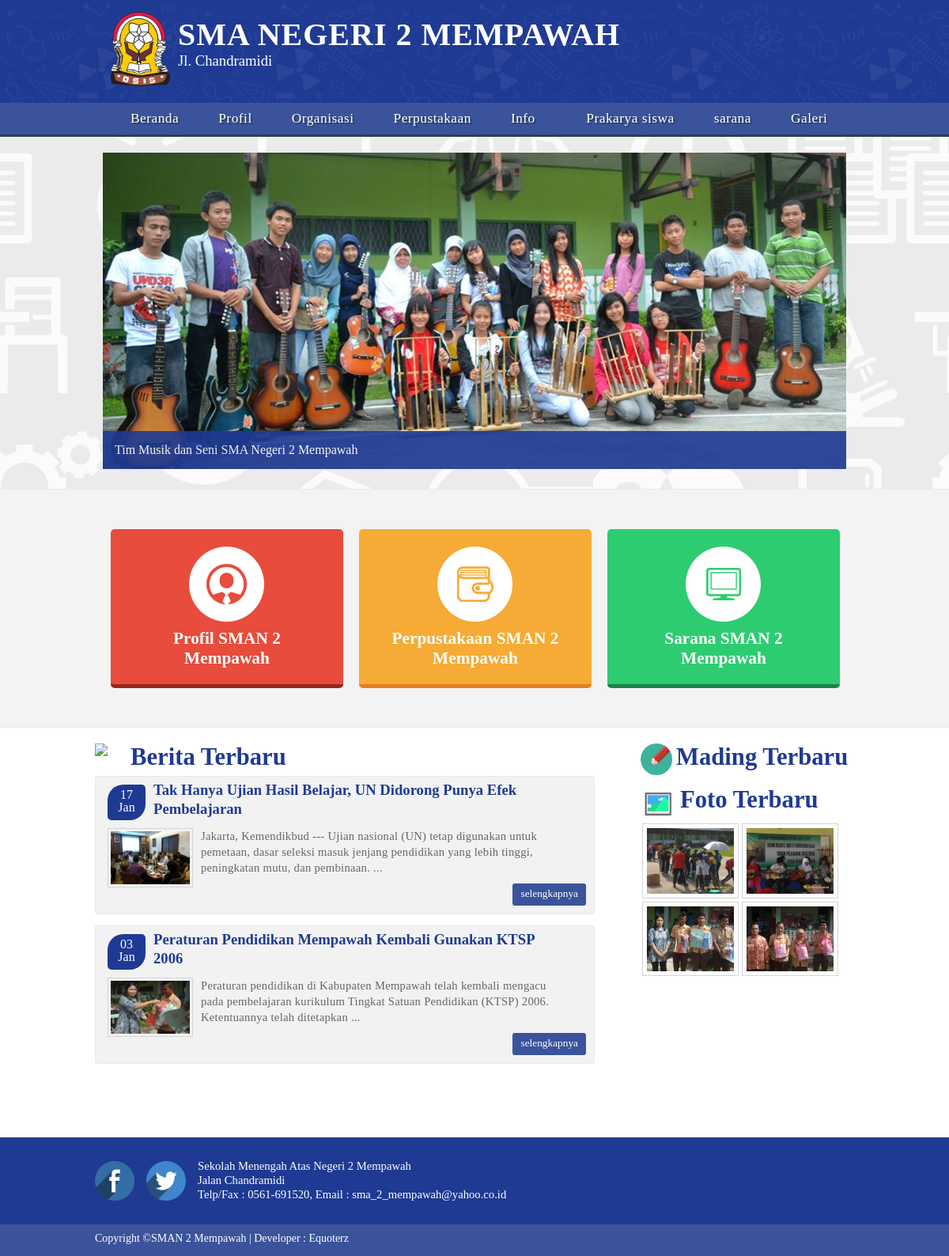
The page / on the database its author committed.
### tables this page shows
CREATE TABLE IF NOT EXISTS `tb_slide` (
  `id_slide` int(10) NOT NULL AUTO_INCREMENT,
  `judul_slide` varchar(200) NOT NULL,
  `foto` varchar(255) NOT NULL,
  `tipe_file` varchar(50) NOT NULL,
  `create_date` timestamp NOT NULL DEFAULT CURRENT_TIMESTAMP,
  PRIMARY KEY (`id_slide`)
);

CREATE TABLE IF NOT EXISTS `tb_berita` (
  `id_berita` int(10) NOT NULL AUTO_INCREMENT,
  `kategori` enum('berita','mading','ekskul','prakarya') NOT NULL,
  `judul_berita` varchar(200) NOT NULL,
  `isi` text NOT NULL,
  `gambar` varchar(255) NOT NULL,
  `tipe_file` varchar(50) NOT NULL,
  `create_date` datetime NOT NULL,
  PRIMARY KEY (`id_berita`)
);

CREATE TABLE IF NOT EXISTS `tb_galeri` (
  `id_gallery` int(10) NOT NULL AUTO_INCREMENT,
  `nama_foto` varchar(200) NOT NULL,
  `nama_file` varchar(255) NOT NULL,
  `tipe_file` varchar(50) NOT NULL,
  `create_date` timestamp NOT NULL DEFAULT CURRENT_TIMESTAMP,
  `id_album` int(10) NOT NULL,
  PRIMARY KEY (`id_gallery`)
);

### system/application/controllers/webuser.php (called while the page is built, shortened)
<?php
class Webuser extends Controller {
	function Webuser()
	{
		$this->load->helper("url");
		$this->load->helper("tanggal");
		$this->load->helper("tanggalfull");
		$this->load->model("Model_admin");
		$this->load->database();
	}
	function index()
	{
		$data['slide'] = $this->Model_admin->getLatestSlide();
		$data['berita'] = $this->Model_admin->getLatestNews();
		$data['mading'] = $this->Model_admin->getLatestMading();
		$data['foto'] = $this->Model_admin->getLatestFoto();
		$this->load->view("header");
		$this->load->view("home", $data);
		$this->load->view("footer");
	}
}

### system/codeigniter/CodeIgniter.php (called while the page is built, shortened)
<?php  if ( ! defined('BASEPATH')) exit('No direct script access allowed');
$EXT =& load_class('Hooks');
$EXT->_call_hook('pre_system');
$URI =& load_class('URI');
$RTR =& load_class('Router');
$method = $RTR->fetch_method();
$EXT->_call_hook('pre_controller');
$CI = new $class();
if ($RTR->scaffolding_request === TRUE)
{
	if ($EXT->_call_hook('scaffolding_override') === FALSE)
	{
		$CI->_ci_scaffolding();
	}
}
else
{
	if (method_exists($CI, '_remap'))
	{
		$CI->_remap($method);
	}
	else
	{
		call_user_func_array(array(&$CI, $method), array_slice($URI->rsegments, 2));
	}
}

### index.php (called while the page is built, shortened)
<?php
require_once BASEPATH.'codeigniter/CodeIgniter'.EXT;

### system/codeigniter/Base5.php (called while the page is built)
<?php  if ( ! defined('BASEPATH')) exit('No direct script access allowed');
class CI_Base {
	private static $instance;
	public function CI_Base()
	{
		self::$instance =& $this;
	}
	public static function &get_instance()
	{
		return self::$instance;
	}
}
function &get_instance()
{
	return CI_Base::get_instance();
}

### system/application/models/model_admin.php (called while the page is built, shortened)
<?php
	class Model_admin extends Model{
		function getLatestSlide(){
			$this->db->order_by('id_slide', 'desc');
			$sql = $this->db->get('tb_slide', 6);
			return $sql;
		}
		function getLatestNews(){
			$this->db->order_by('id_berita', 'desc');
			$sql = $this->db->get_where('tb_berita', array('kategori'=>'berita'), 3);
			return $sql;
		}
		function getLatestMading(){
			$this->db->order_by('id_berita', 'desc');
			$sql = $this->db->get_where('tb_berita', array('kategori'=>'mading'), 3);
			return $sql;
		}
		function getLatestFoto(){
			$this->db->order_by('id_gallery', 'desc');
			$sql = $this->db->get('tb_galeri', 4);
			return $sql;
		}
	}

### system/application/helpers/tanggal_helper.php (called while the page is built, shortened)
<?php if ( ! defined('BASEPATH')) exit('No direct script access allowed');
if ( ! function_exists('convert_tanggal')){
	function convert_tanggal($tgl){
		$tanggal = substr($tgl,8,2);
		$bulan = get_bulan(substr($tgl,5,2));
		$tahun = substr($tgl,0,4);
		$indo_time = $tanggal." ".$bulan." ".$tahun;
			return $indo_time;
	}
}
if ( ! function_exists('get_bulan')){
	function get_bulan($bln){
		switch ($bln){
			case 1:
				return "Jan";
				break;
		}
	}
}

### system/application/views/home.php (the view, shortened to what this page needs)
<div id="body-slide">
	<div id="coin-slider" style="margin: 10px auto">
	<?php
		foreach($slide -> result_array() as $s){
			echo "<a href='#'>";
				echo "<span>$s[judul_slide]</span>";
		}
	?>
	</div>
</div>
<div id="item">
	<div id="item-atas">
		<div id="sub-item-atas" class="sub-1">
			<a href="<?php echo base_url(); ?>statis/sma_mempawah/profil"><img src="<?php echo base_url(); ?>system/application/views/images/profil.png"/></a>
			<a href="<?php echo base_url(); ?>statis/sma_mempawah/profil" class="title-item-atas"><br>Profil SMAN 2<br>Mempawah</a>
		</div>
		<div id="sub-item-atas" class="sub-2">
			<a href="<?php echo base_url(); ?>statis/sma_mempawah/perpustakaan"><img src="<?php echo base_url(); ?>system/application/views/images/perpus.png"/></a>
			<a href="<?php echo base_url(); ?>statis/sma_mempawah/perpustakaan" class="title-item-atas"><br>Perpustakaan SMAN 2 Mempawah</a>
		</div>
		<div id="sub-item-atas" class="sub-3">
			<a href="<?php echo base_url(); ?>statis/sma_mempawah/sarana"><img src="<?php echo base_url(); ?>system/application/views/images/sarana.png"/></a>
			<a href="<?php echo base_url(); ?>statis/sma_mempawah/sarana" class="title-item-atas"><br>Sarana SMAN 2<br>Mempawah</a>
		</div>
	</div>
</div>
<section id="section">
	<div id="left-bar">
		<h1 class="jdl-lt-news">
			<img src="<?php echo base_url(); ?>system/application/views/images/news.png" width="40px" class='image-header'/>
			Berita Terbaru
		</h1>
		<?php
			foreach($berita -> result_array() as $b){
				$expTgl = explode(" ", $b['create_date']);
				$tgl = convert_tanggal($expTgl[0]);
				$expTanggal = explode(" ", $tgl);
				$isi = strip_tags(substr($b['isi'],0,200));
				$isi = substr($isi,0,strrpos($isi, " "));
					echo "<div id='latest-news'>";
						echo "<div class='date'>";
							echo "<center>".$expTanggal[0]."<br>".$expTanggal[1]."</center>";
						echo "</div>";
						echo "<a href='".base_url()."info/detail_info/$b[id_berita]' class='judul-lt-newss'>".$b['judul_berita']."</a><div class='clearfix'></div>";
						if($b['gambar'] != ""){
							echo "<img src='".base_url()."system/application/views/images_news/".$b['gambar'].".".$b['tipe_file']."' class='images'/>";
						}
						echo "<p class='isi-lt-news'>$isi ...</p>";
						echo "<a href='".base_url()."info/detail_info/$b[id_berita]' class='lt-readmore'>selengkapnya</a>";
					echo "</div>";
			}
		?>
	</div>
	<div id="right-bar">
		<h1 class="jdl-lt-news">
			<img src='<?php echo base_url(); ?>system/application/views/images/pencil.png' width='40px' class='image-header'/>
			Mading Terbaru
		</h1>
		<h1 class="jdl-lt-news" style="margin-top: 20px;">
			<img src="<?php echo base_url(); ?>system/application/views/images/galeri.png" width="45px" class='image-header'/>
			Foto Terbaru
		</h1>
		<div class="foto-rightbar">
			<?php
				foreach($foto -> result_array() as $f){
					echo "<a href='".base_url()."galeri/foto/$f[id_album]'><img src='".base_url()."system/application/views/galeri/$f[nama_file].$f[tipe_file]'/ class='frame-img-rightbar'></a>";
				}
			?>
		</div>
	</div>
</section><br>

### system/application/views/header.php (shortened to what this page needs)
<!DOCTYPE html>
<html>
<head>
</head>
<link rel="stylesheet" href="<?php echo base_url(); ?>system/application/views/css/reset.css" type="text/css" />
<link rel="stylesheet" href="<?php echo base_url(); ?>system/application/views/css/style.css" type="text/css" />
<link rel="stylesheet" href="<?php echo base_url(); ?>system/application/views/coin-slider/coin-slider-styles.css" type="text/css" />
<link rel="stylesheet" type="text/css" href="<?php echo base_url(); ?>system/application/views/haladmin/fancybox/jquery.fancybox.css?v=2.1.5" media="screen" />
<link rel="stylesheet" type="text/css" href="<?php echo base_url(); ?>system/application/views/haladmin/fancybox/helpers/jquery.fancybox-buttons.css?v=1.0.5" />
<body>
<header id="header">
	<div class="subheader">
		<img src="<?php echo base_url(); ?>system/application/views/images/osis_logo.png" width="75px" class="images_logo"/>
		<h1 class="text_header">SMA NEGERI 2 MEMPAWAH</h1>
		<span>Jl. Chandramidi</span>
	</div>
	<div id="main-nav">
	<ul id="nav">
	    <li><a href="<?php echo base_url(); ?>">Beranda</a></li>
	    <li><a href="#">Profil</a>
	    </li>
	    <li><a href="<?php echo base_url(); ?>statis/sma_mempawah/organisasi">Organisasi</a></li>
	    <li><a href="<?php echo base_url(); ?>statis/sma_mempawah/perpustakaan">Perpustakaan</a></li>
	    <li><a href="#">Info&nbsp &nbsp<span class="arrow"></span></a>
	    </li>
	    <li><a href="<?php echo base_url(); ?>statis/sma_mempawah/prakarya">Prakarya siswa</a></li>
	    <li><a href="<?php echo base_url(); ?>statis/sma_mempawah/sarana">sarana</a></li>
	    <li><a href="<?php echo base_url(); ?>galeri/album/">Galeri</a></li>
	</ul>
	</div>
</header>

### system/application/views/footer.php (shortened to what this page needs)
	<footer id="footer">
		<div class="subfooter">
			<a href="#"><img src="<?php echo base_url()?>system/application/views/images/facebook.png" class="icon-footer"/></a>
			<a href="#"><img src="<?php echo base_url()?>system/application/views/images/twitter.png" class="icon-footer"/></a>
			<p>Sekolah Menengah Atas Negeri 2 Mempawah<br>
			Jalan Chandramidi<br>
			Telp/Fax : 0561-691520, Email : sma_2_mempawah@yahoo.co.id<br></p>
		</div>
	</footer>
	<div class="copyright">
		<p>Copyright &copySMAN 2 Mempawah | Developer : Equoterz</p>
	</div>
</body>
</html>

### system/application/views/css/style.css (style rules this page uses)
body { font-family: calibri; color: #555; font-size: 12pt; }
#header { height:170px; width: 100%; z-index: 2; border-bottom: 3px solid #2C3E50; background-image: url(../images/11_Science.png); }
.subheader { width:960px; margin: auto; height: 130px; }
.subheader span { float: left; width: 500px; margin-left: 10px; color: #fff; }
.text_header { color: #fff; margin-top: 20px; margin-bottom: 0; padding: 0px 10px 3px 10px; letter-spacing: 1px; font-size: 30pt; text-transform: uppercase; float: left; }
.subheader span { line-height: 10pt; font-size: 14pt; }
.images_logo { padding: 15px 0px 0px 0px; margin-left: 20px; float: left; }
#main-nav { background: #3A539B; height: 40px; }
#nav { height: 40px; width: 960px; margin: auto; }
#nav li { list-style: none; display: block; float: left; height: 40px; position: relative; z-index: 1000; }
#nav li a { padding: 0px 25px 0px 25px; margin: 0px 0px 0px 0px; line-height: 40px; height: 40px; display: block; text-decoration: none; color: #fff; letter-spacing: .5px; font-size: 13pt; text-shadow: 2px 2px #2C3E50; }
#section { width: 960px; margin: auto; min-height: 500px; overflow: auto; position: relative; }
#item { height: 300px; background: #f3f3f3; border-bottom: 1px solid #e9e9e9; }
#item-atas { padding-top: 50px; width: 960px; min-height: 100px; margin-top: 0px; margin-bottom: 10px; padding-bottom: 20px; margin: auto; }
#sub-item-atas { width: 280px; min-height: 100px; padding: 20px 7px 20px 7px; float: left; text-align: center; margin-left: 20px; border-radius: 5px; -webkit-transition: -webkit-transform 0.3s; -moz-transition: -moz-transform 0.3s; }
.sub-1 { background: #E74C3C; border-bottom: 5px solid #96281B; }
.sub-2 { background: #F5AB35; border-bottom: 5px solid #E67E22; }
.sub-3 { background: #2ECC71; border-bottom: 5px solid #1E824C; }
.title-item-atas { font-size: 16pt; font-weight: bold; color: #fff; text-decoration: none; }
#body-slide { height: 235px; background: #f1f1f1; margin-top: 0px; padding: 10px 0 200px 0; background-image: url(../images/gg2.png); border-bottom: 1px solid #e9e9e9; background-position: -450px 0; background-size: cover; }
#left-bar { width: 650px; min-height: 100px; float: left; background: #fff; margin-top: 20px; }
#right-bar { float: left; width: 270px; min-height: 100px; margin-left: 40px; margin-top: 10px; padding-top: 10px; }
.frame-img-rightbar { padding: 5px; width: 110px; border: 1px solid #d4d4d4; margin: 2px; float: left; }
#latest-news, .body-leftbar { width: 610px; min-height: 100px; float: left; margin-top: 7px; margin-left: 0px; margin-bottom: 7px; padding: 10px; background: #f2f2f2; border: 1px solid #e9e9e9; border-radius: 3px; }
.judul-lt-newss { color: #1F3A93; width: 520px; font-weight: bold; font-size: 14pt; float: left; margin-top: -5px; margin-left: 10px; line-height: 24px; text-decoration: none; }
.isi-lt-news { margin: -15px 0px 0px 5px; font-size: 11pt; letter-spacing: 0.2pt; line-height: 20px; float: left; width: 460px; color: #666; }
.jdl-lt-news, .judul-leftbar, .judul-rightbar { font-size: 23pt; font-weight: lighter; color: #1F3A93; font-weight: bold; margin-top: 0px; margin-bottom: -1px; }
.images { width:100px; padding:3px; margin:-15px 5px 0px 5px; float:left; border: 1px solid #d4d4d4; }
.image-header { float: left; margin-top: 0px; margin-right: 5px; }
.date { width: 48px; height: 40px; background: #1F3A93; float: left; padding: 5px 0px 0px 0px; font-weight: bold; color: #fff; margin-left: 5px; border-radius: 20px 5px 20px 5px; font-weight: lighter; line-height: 12pt; }
.lt-readmore { margin-top: 10px; float: right; background: #3A539B; padding: 5px 10px 7px 10px; text-decoration: none; color: #fff; border-radius: 3px; font-size: 10pt; }
.foto-rightbar { float: left; width: 255px; min-height: 200px; }
#footer { height: 70px; color: #fff; background: #1F3A93; padding: 20px 0; }
.subfooter { margin: auto; height: 120px; color: #fff; font-size: 11pt; line-height: 18px; width: 960px; }
.icon-footer { float: left; width: 50px; height: 50px; margin-top: 10px; margin-right: 15px; }
.subfooter p { margin-top: 7px; float: left; }
.copyright { height: 30px; background: #3A539B; padding: 10px 0px 0px 0px; color: #fff; font-size: 10.5pt; }
.copyright p { width: 960px; margin: auto; }

### system/application/views/coin-slider/coin-slider-styles.css (style rules this page uses)
.coin-slider a { text-decoration: none; outline: none; border: none; }

### rows shown on the page
tb_slide: judul_slide "Tim Musik dan Seni SMA Negeri 2 Mempawah"
tb_berita: create_date "17", create_date "Jan", judul_berita "Tak Hanya Ujian Hasil Belajar, UN Didorong Punya Efek Pembelajaran", gambar (picture), isi "Jakarta, Kemendikbud --- Ujian nasional (UN) tetap digunakan untuk pemetaan, dasar seleksi masuk jenjang pendidikan yang lebih tinggi, peningkatan mutu, dan pembinaan."
tb_berita: create_date "03", create_date "Jan", judul_berita "Peraturan Pendidikan Mempawah Kembali Gunakan KTSP 2006", gambar (picture), isi "Peraturan pendidikan di Kabupaten Mempawah telah kembali mengacu pada pembelajaran kurikulum Tingkat Satuan Pendidikan (KTSP) 2006. Ketentuannya telah ditetapkan"
tb_galeri: nama_file (picture)
tb_galeri: nama_file (picture)
tb_galeri: nama_file (picture)
tb_galeri: nama_file (picture)
